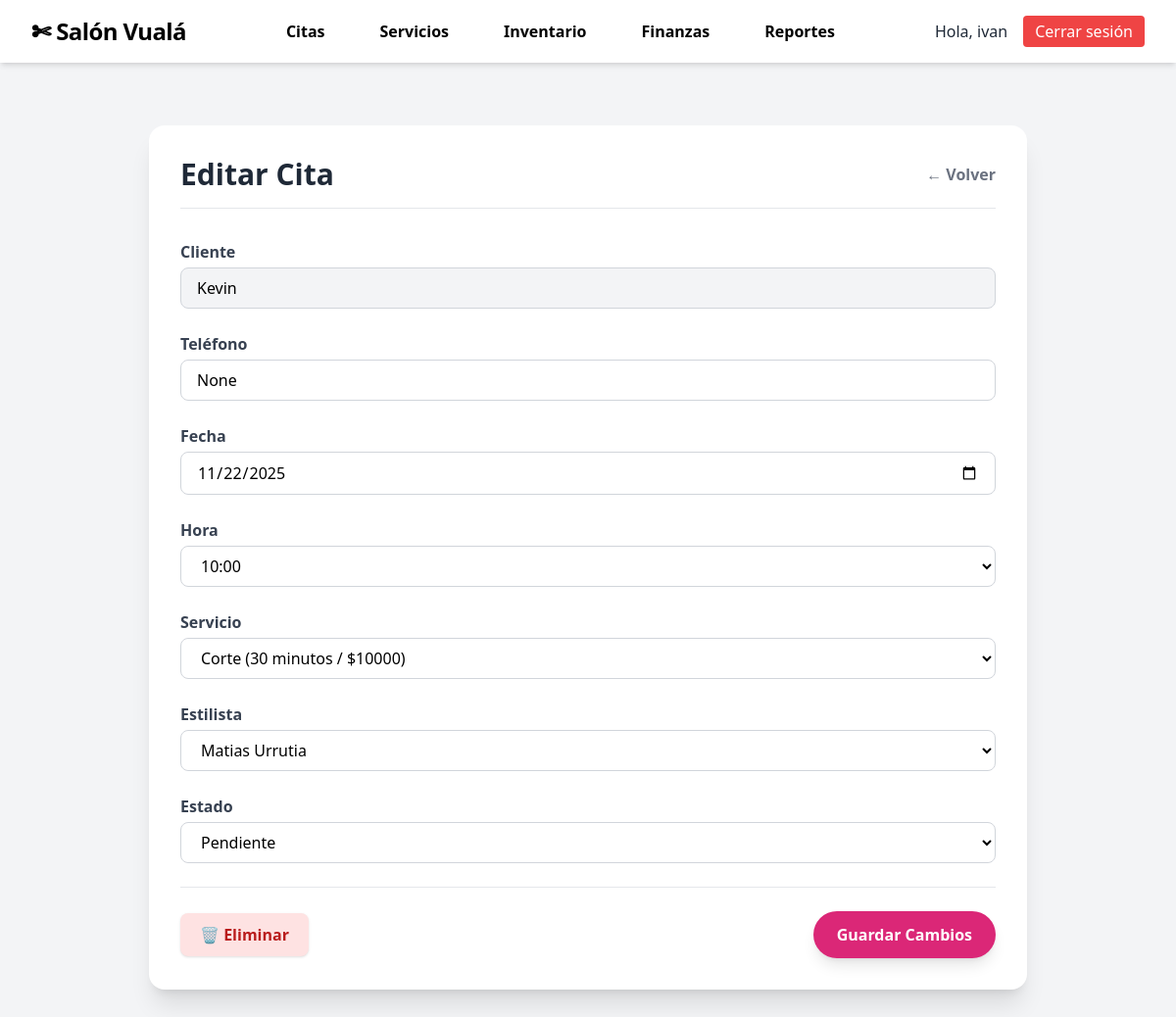
The app's page /agenda/citas/editar/2/ (signed in) with its own data.
### usuarios/models.py (models this page shows, shortened)
class Usuarios(AbstractUser):
    rut = models.CharField(
        max_length=10,
        unique=True,
        validators=[validar_formato_rut, validar_dv_rut],
        help_text="Ingrese un RUT sin puntos. Ej: 12345678-9"
    )
    telefono = models.CharField(max_length=13, blank=True, null=True)
    tipo_usuario = models.CharField(
        max_length=50,
        choices=[
            ('admin', 'Administrador'),
            ('cliente', 'Cliente'),
            ('trabajador', 'Trabajador'),
        ],
        default='cliente'
    )
    is_verified = models.BooleanField(default=False)

### agenda/models.py (models this page shows, shortened)
class Cita(models.Model):
    ESTADO_CHOICES = [
        ('pendiente', 'Pendiente'),
        ('confirmada', 'Confirmada'),
        ('cancelada', 'Cancelada'),
    ]
    cliente = models.ForeignKey(Usuarios, on_delete=models.CASCADE, blank=True, null=True ,related_name='citas_cliente')
    telefono = models.CharField(max_length=20, blank=True, null=True)
    sucursal = models.ForeignKey(Sucursales, on_delete=models.CASCADE, blank=True, null=True)
    servicio = models.ForeignKey(Servicio, on_delete=models.CASCADE)
    estilista = models.ForeignKey(settings.AUTH_USER_MODEL, on_delete=models.SET_NULL, null=True, related_name='citas_estilista')
    fecha = models.DateField()
    hora = models.TimeField()
    estado = models.CharField(max_length=20, choices=ESTADO_CHOICES, default='pendiente')
    creado = models.DateTimeField(auto_now_add=True)

class Servicio(models.Model):
    nombre = models.CharField(max_length=100)
    descripcion = models.TextField(blank=True)
    precio = models.PositiveIntegerField(default=0)
    duracion = models.IntegerField(choices=duracion_choices)

### agenda/views.py (the view, shortened to what this page needs)
# urls.py: path("citas/editar/<int:id>/", views.editar_cita, name="editar_cita"),
@login_required
def editar_cita(request, id):
    cita = get_object_or_404(Cita, id=id)
    servicios = Servicio.objects.all()
    estilistas = Usuarios.objects.filter(
        is_active=True,
        tipo_usuario__in=["trabajador", "admin"]
    )
    return render(request, "agenda/editar_cita.html", {
        "cita": cita,
        "servicios": servicios,
        "estilistas": estilistas,
    })

### agenda/templates/agenda/editar_cita.html (shortened to what this page needs)
{% extends "inicio/base_dashboard.html" %}
{% load static %}
{% block content %}
<div class="min-h-screen bg-gray-100 p-4 sm:p-6 lg:p-10">
    <div class="max-w-4xl mx-auto bg-white shadow-xl rounded-2xl p-8">
        <div class="flex items-center justify-between mb-8 border-b pb-4">
            <h1 class="text-3xl font-extrabold text-gray-800">Editar Cita</h1>
            <a href="{% url 'citas' %}"
               class="text-gray-500 hover:text-pink-600 transition font-semibold">
               ← Volver
            </a>
        </div>
        <form method="POST" class="space-y-6">
            <div>
                <label class="block text-gray-700 font-semibold mb-1">Cliente</label>
                <input type="text"
                       value="{{ cita.cliente.first_name }} {{ cita.cliente.last_name }}"
                       class="w-full border border-gray-300 rounded-lg px-4 py-2 bg-gray-100 cursor-not-allowed"
                       disabled>
            </div>
            <div>
                <label class="block text-gray-700 font-semibold mb-1">Teléfono</label>
                <input type="text" name="telefono" value="{{ cita.telefono }}"
                       class="w-full border border-gray-300 rounded-lg px-4 py-2 focus:border-pink-500 focus:ring-pink-500 transition bg-white">
            </div>
            <div>
                <label class="block text-gray-700 font-semibold mb-1">Fecha</label>
                <input id="fecha_edit" type="date" name="fecha" value="{{ cita.fecha|date:'Y-m-d' }}"
                       class="w-full border border-gray-300 rounded-lg px-4 py-2 focus:border-pink-500 focus:ring-pink-500 transition bg-white">
            </div>
            <div>
                <label class="block text-gray-700 font-semibold mb-1">Hora</label>
                <select id="hora_edit" name="hora"
                        class="w-full border border-gray-300 rounded-lg px-4 py-2 bg-white">
                    <option value="{{ cita.hora|time:'H:i' }}" selected>
                        {{ cita.hora|time:"H:i" }}
                    </option>
                </select>
            </div>
            <div>
                <label class="block text-gray-700 font-semibold mb-1">Servicio</label>
                <select id="servicio_edit" name="servicio"
                        class="w-full border border-gray-300 rounded-lg px-4 py-2 bg-white">
                    {% for s in servicios %}
                        <option value="{{ s.id }}"
                            {% if cita.servicio.id == s.id %}selected{% endif %}>
                            {{ s.nombre }} ({{ s.get_duracion_display }} / ${{ s.precio }})
                        </option>
                    {% endfor %}
                </select>
            </div>
            <div>
                <label class="block text-gray-700 font-semibold mb-1">Estilista</label>
                <select id="estilista_edit" name="estilista"
                        class="w-full border border-gray-300 rounded-lg px-4 py-2 bg-white">
                    {% for e in estilistas %}
                        <option value="{{ e.id }}"
                            {% if cita.estilista.id == e.id %}selected{% endif %}>
                            {{ e.first_name }} {{ e.last_name }}
                        </option>
                    {% endfor %}
                </select>
            </div>
            <div>
                <label class="block text-gray-700 font-semibold mb-1">Estado</label>
                <select name="estado"
                        class="w-full border border-gray-300 rounded-lg px-4 py-2 bg-white">
                    <option value="pendiente" {% if cita.estado == 'pendiente' %}selected{% endif %}>Pendiente</option>
                </select>
            </div>
            <div class="flex justify-between items-center pt-6 border-t mt-8">
                <a href="{% url 'eliminar_cita' cita.id %}"
                   class="px-5 py-2.5 rounded-lg bg-red-100 text-red-700 font-semibold hover:bg-red-200 transition shadow">
                    🗑️ Eliminar
                </a>
                <button type="submit"
                        class="px-6 py-3 bg-pink-600 text-white rounded-full font-bold hover:bg-pink-700 transition shadow-lg hover:shadow-xl">
                    Guardar Cambios
                </button>
            </div>
        </form>
    </div>
</div>
{% endblock %}

### inicio/templates/inicio/navbar.html (shortened to what this page needs)
{% load static %}
<nav class="bg-white text-black shadow-md">
    <div class="max-w-7xl mx-auto px-4 sm:px-6 lg:px-8">
        <div class="flex justify-between h-16 items-center gap-12">
            <div class="flex-shrink-0 flex items-center">
                <a href="{% url 'dashboard' %}" class="text-2xl font-bold tracking-tight hover:text-pink-400 transition-colors">
                   ✄ Salón Vualá
                </a>
            </div>
            <div class="hidden md:flex md:items-center space-x-6">
<div class="hidden md:flex md:items-center space-x-6">
    <a href="{% url 'citas' %}" class="hover:text-white hover:bg-black font-bold rounded-md px-4 py-2 transition-colors">Citas</a>
    <a href="{% url 'lista_servicios' %}" class="hover:text-white hover:bg-black font-bold rounded-md px-4 py-2 transition-colors">Servicios</a>
    <a href="{% url 'inventario' %}" class="hover:text-white hover:bg-black font-bold rounded-md px-4 py-2 transition-colors">Inventario</a>
    <a href="{% url 'finanzas' %}" class="hover:text-white hover:bg-black font-bold rounded-md px-4 py-2 transition-colors">Finanzas</a>
    <a href="{% url 'reportes' %}" class="hover:text-white hover:bg-black font-bold rounded-md px-4 py-2 transition-colors">Reportes</a>
</div>
            </div>
            <div class="hidden md:flex md:items-center">
                {% if request.user.is_authenticated %}
                    <span class="mr-4 text-gray-800 font-medium">Hola, {{ request.user.first_name|default:request.user.username }}</span>
                    <a href="{% url 'logout_usuario' %}" class="bg-red-500 text-white px-3 py-1 rounded hover:bg-red-600 transition-colors">Cerrar sesión</a>
                {% else %}
                    <a href="" class="bg-black text-white font-bold px-3 py-1 rounded hover:bg-pink-400 transition-colors">Iniciar sesión</a>
                {% endif %}
            </div>
        </div>
    </div>
</nav>

### records on screen
Usuarios: user.first_name "ivan"
Cita: cliente.first_name "Kevin", telefono "None", fecha "11/22/2025", hora "10:00", servicio "Corte (30 minutos / $10000)", estilista "Matias Urrutia", estado "Pendiente"
